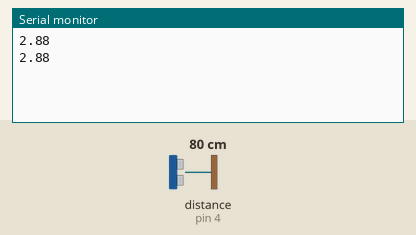
This sketch was run on a simulated Arduino Uno, built with avr-gcc and run on an emulated ATmega328P. Parts: the last lines printed to the serial monitor. Wiring (inferred from the names in the program): ultrasonic range finder: trigger pin 3; echo pin 4. The test bench sets the inputs (shaded band); at power-on: distance to the obstacle (sensor on pin 4) 80 cm. The echo pulse lasts 58.3 µs per cm.

Above: at 1.8 s.
1.9 s: distance to the obstacle (sensor on pin 4) set to 2 cm
At 2.8 s:
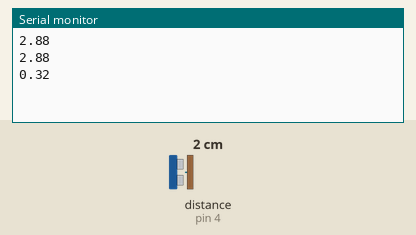
3.4 s: distance to the obstacle (sensor on pin 4) set to 4 cm
At 4.8 s:
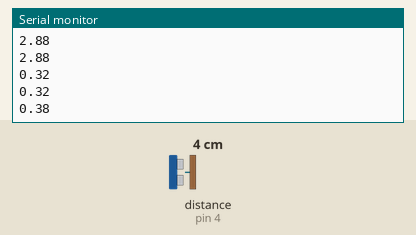
Timing chart, 0 to 6.4 s (numbered marks = the images above; inputs shaded):
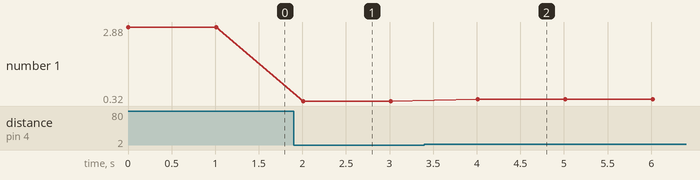

The sketch:

Tree_Life.ino
```cpp
#define echoPin 4
#define trigPin 3


void setup()
{
Serial.begin(9600);
pinMode(trigPin, OUTPUT);
pinMode(echoPin, INPUT);
}

void loop()
{
float distance,duration;
digitalWrite(trigPin, HIGH);
//delay(100);
digitalWrite(trigPin, LOW);
duration=pulseIn(echoPin, HIGH);
distance=(((duration/2)/29.1)+8)*0.0328084;
Serial.print(distance);
//Serial.print("cm");
Serial.println("");
delay(1000);
}
```

Measured:
- after the input at 1.9 s, the serial monitor: prints a new line after 0.11 s (image 1)
- after the input at 3.4 s, the serial monitor: prints a new line after 0.61 s (image 2)
- plotted number 1: 2.88 → 0.32 after the input at 1.9 s, 0.32 → 0.38 after the input at 3.4 s
